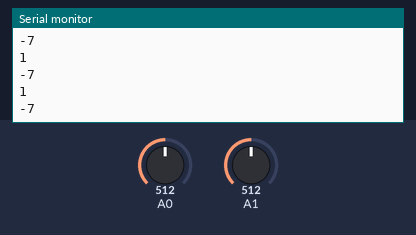
A sketch run on a simulated Arduino Uno, built with avr-gcc and run on an emulated ATmega328P. Shown: the last lines printed to the serial monitor. The inputs (shaded band) are chosen by the test bench; at power-on: A0 = 512, A1 = 512.

Above: at 1.2 s.
1.3 s: A0 set to 716
At 1.41 s:
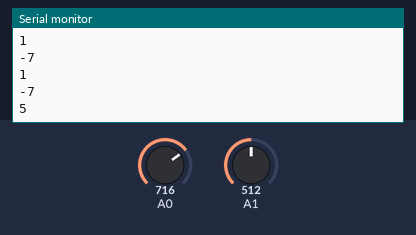
2.8 s: A1 set to 716
At 2.81 s:
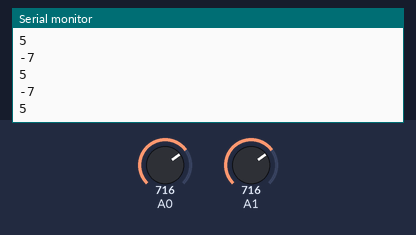
4.3 s: A0 set to 900
At 4.32 s:
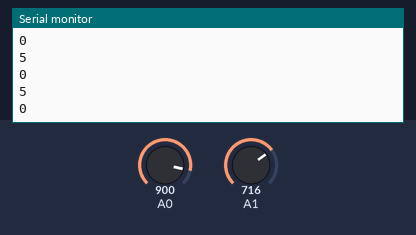
5.8 s: A1 set to 900
At 5.82 s:
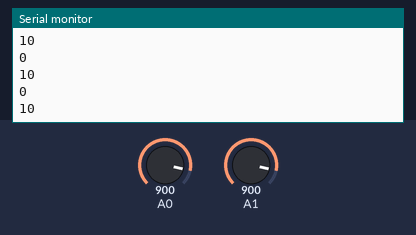
Timing chart, 0 to 8.3 s (numbered marks = the images above; inputs shaded):
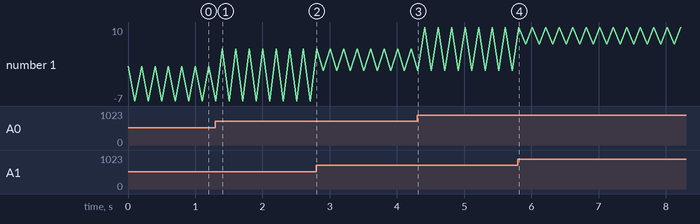

Measured:
- after the input at 1.3 s, the serial monitor: prints a new line after 0.10 s (image 1)

The sketch:

Remote_joysticks.ino
```cpp
void setup() {
  // put your setup code here, to run once:
Serial.begin(9600);
}

void loop() {
  // put your main code here, to run repeatedly:


 int leftJoystick = analogRead(A0);
 int leftJoystickMap = map(leftJoystick, 0, 900, -10, 10);

 int rightJoystick = analogRead(A1);
 int rightJoystickMap = map(rightJoystick, 385, 1023, -10, 10);

 if ((leftJoystickMap < 0) && (leftJoystickMap >= -5)){
leftJoystickMap = 0;
 }

 if (leftJoystickMap < 0){ //270 AND LESS
 leftJoystickMap = map(leftJoystick, 0, 270, -10, 0);

}

  Serial.println(leftJoystickMap);
  delay(100);

  Serial.println(rightJoystickMap);
  delay(100);

}
```
